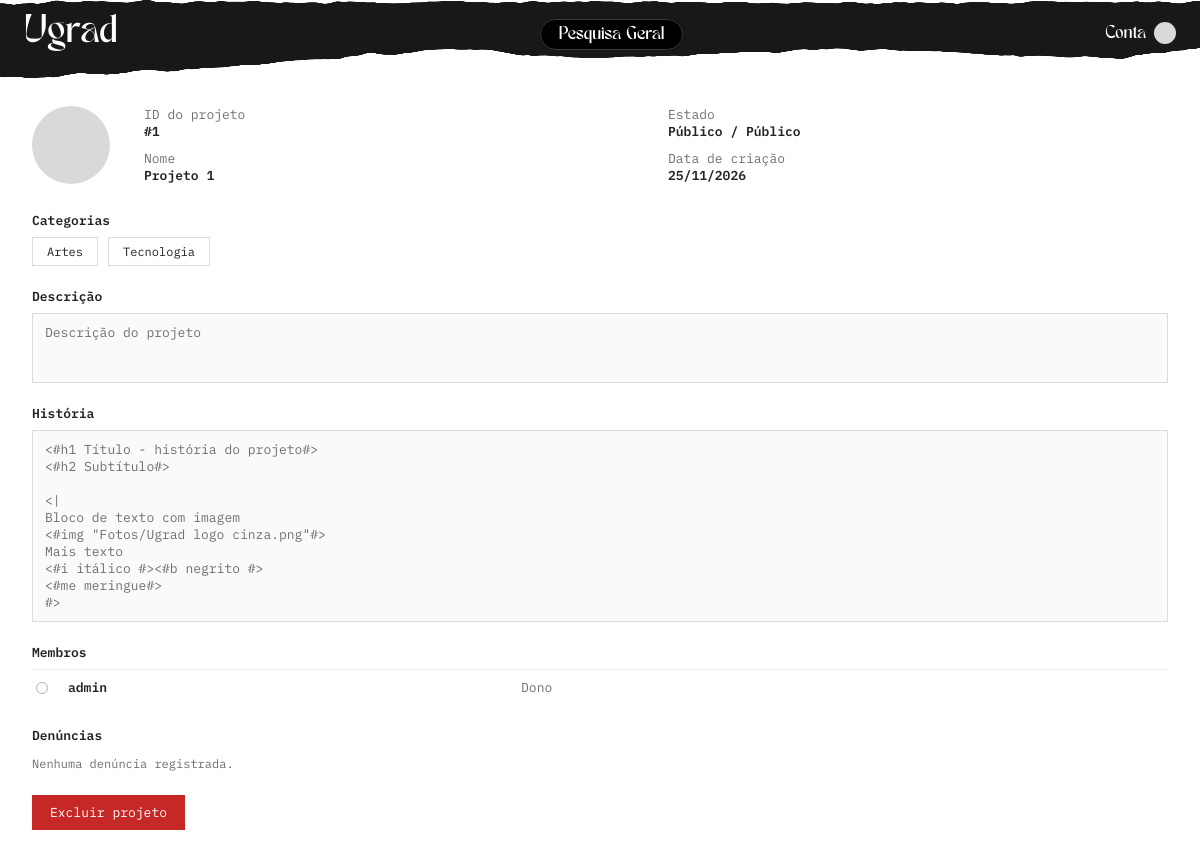
The page /admin/arq_05.php?id=1 (signed in) on the database its author committed.
### tables this page shows
CREATE TABLE projetos(
  id int PRIMARY KEY AUTO_INCREMENT,
  nome varchar(30) NOT NULL,
  estado int NOT NULL,
  data_criacao timestamp DEFAULT CURRENT_TIMESTAMP,
  FOREIGN KEY (estado) REFERENCES proj_estado(id),
  img longblob
);

CREATE TABLE proj_estado(
  id int PRIMARY KEY AUTO_INCREMENT,
  nome varchar(25)
);

CREATE TABLE categorias(
  id int PRIMARY KEY AUTO_INCREMENT,
  nome varchar(25)
);

CREATE TABLE proj_dados(
  id_projeto int PRIMARY KEY NOT NULL,
  FOREIGN KEY (id_projeto) REFERENCES projetos(id),
  descricao text,
  historia text
);

CREATE TABLE usuarios(
  id int PRIMARY KEY AUTO_INCREMENT,
  nome varchar(64),
  email varchar(128) unique NOT NULL,
  senha varchar(128) NOT NULL,
  descricao varchar(1000),
  tipo int NOT NULL,
  ativada boolean DEFAULT TRUE,
  imagem_perfil longblob,
  data_criacao timestamp DEFAULT CURRENT_TIMESTAMP,
  FOREIGN KEY (tipo) REFERENCES tipos_usuario (id)
);

CREATE TABLE proj_membros_status(
  id INT PRIMARY KEY AUTO_INCREMENT,
  nome varchar(20) NOT NULL
);

### admin/arq_05.php (called while the page is built, shortened)
<?php
require __DIR__ . '/includes/mod_01.php';
require __DIR__ . '/includes/mod_02.php';
$id = (int)($_GET['id'] ?? 0);
$projeto = find_projeto($id);
$categorias = categorias_do_projeto($id);
$membros = membros_do_projeto($id);
$reportagens = reportagens_do_projeto($id);
require __DIR__ . '/includes/mod_04.php';
require __DIR__ . '/includes/mod_07.php';
require __DIR__ . '/includes/mod_05.php';

### admin/includes/mod_02.php (called while the page is built, shortened)
<?php
function estado_label(string $nome): string {
    $labels = [
        'PRIVADO_PRIVADO' => 'Privado / Privado',
        'PUBLICO_PRIVADO' => 'Público / Privado',
        'PUBLICO_PUBLICO' => 'Público / Público',
        'EM_REVISAO' => 'Em revisão',
    ];
    return $labels[$nome] ?? ucfirst(strtolower(str_replace('_', ' ', $nome)));
}
function membro_status_label(string $nome): string {
    $labels = [
        'DONO' => 'Dono',
        'MEMBRO' => 'Membro',
        'CONVITE_PENDENTE' => 'Convite pendente',
    ];
    return $labels[$nome] ?? ucfirst(strtolower(str_replace('_', ' ', $nome)));
}
function formatar_data(?string $timestamp): string {
    $t = strtotime($timestamp);
    return $t ? date('d/m/Y', $t) : '—';
}
function avatar_data_uri(?string $blob): ?string {
    if (!$blob) return null;
    $finfo = new finfo(FILEINFO_MIME_TYPE);
    $mime = $finfo->buffer($blob) ?: 'image/jpeg';
    return 'data:' . $mime . ';base64,' . base64_encode($blob);
}
function find_projeto(int $id): ?array {
    global $pdo;
    $stmt = $pdo->prepare('SELECT p.id, p.nome, p.data_criacao, p.img,
                                  pe.nome AS estado_nome, pd.descricao, pd.historia
                            FROM projetos p
                            JOIN proj_estado pe ON pe.id = p.estado
                            LEFT JOIN proj_dados pd ON pd.id_projeto = p.id
                            WHERE p.id = ?');
    $stmt->execute([$id]);
    $row = $stmt->fetch();
    return $row ?: null;
}
function categorias_do_projeto(int $projetoId): array {
    global $pdo;
    $stmt = $pdo->prepare('SELECT c.id, c.nome
                            FROM proj_categorias pc
                            JOIN categorias c ON c.id = pc.id_categoria
                            WHERE pc.id_projeto = ?
                            ORDER BY c.nome');
    $stmt->execute([$projetoId]);
    return $stmt->fetchAll();
}
function membros_do_projeto(int $projetoId): array {
    global $pdo;
    $stmt = $pdo->prepare('SELECT u.id, u.nome, st.nome AS status_nome
                            FROM proj_membros pm
                            JOIN usuarios u ON u.id = pm.id_convidado
                            JOIN proj_membros_status st ON st.id = pm.status_membro
                            WHERE pm.id_projeto = ?
                            ORDER BY st.id, u.nome');
    $stmt->execute([$projetoId]);
    return $stmt->fetchAll();
}

### admin/includes/mod_07.php (the view, shortened to what this page needs)
<?php
$foto = avatar_data_uri($projeto['img'] ?? null);
?>
<div class="detail-grid">
  <?php if ($foto): ?>
    <div class="detail-avatar" aria-hidden="true" style="background-image:url('<?= $foto ?>');background-size:cover;background-position:center;"></div>
  <?php else: ?>
    <div class="detail-avatar" aria-hidden="true"></div>
  <?php endif; ?>
  <div class="detail-fields">
    <div>
      <div class="field-label">ID do projeto</div>
      <div class="field-value">#<?= $projeto['id'] ?></div>
    </div>
    <div>
      <div class="field-label">Estado</div>
      <div class="field-value"><?= htmlspecialchars(estado_label($projeto['estado_nome'])) ?></div>
    </div>
    <div>
      <div class="field-label">Nome</div>
      <div class="field-value"><?= htmlspecialchars($projeto['nome']) ?></div>
    </div>
    <div>
      <div class="field-label">Data de criação</div>
      <div class="field-value"><?= htmlspecialchars(formatar_data($projeto['data_criacao'])) ?></div>
    </div>
  </div>
</div>
<div class="block">
  <h2>Categorias</h2>
  <div class="chip-row">
    <?php foreach ($categorias as $c): ?>
      <span class="chip"><?= htmlspecialchars($c['nome']) ?></span>
    <?php endforeach; ?>
  </div>
</div>
<div class="block">
  <h2>Descrição</h2>
  <div class="desc-box"><?= nl2br(htmlspecialchars($projeto['descricao'] ?: 'Sem descrição.')) ?></div>
</div>
<div class="block">
  <h2>História</h2>
  <div class="desc-box"><?= nl2br(htmlspecialchars($projeto['historia'] ?: 'Sem história.')) ?></div>
</div>
<div class="block">
  <h2>Membros</h2>
  <?php foreach ($membros as $m): ?>
    <div class="user-row">
      <span class="radio" aria-hidden="true"></span>
      <a class="user-name detail-trigger" href="arq_02.php?id=<?= $m['id'] ?>" data-id="<?= $m['id'] ?>" data-type="usuario"><?= htmlspecialchars($m['nome']) ?></a>
      <span class="dim"><?= htmlspecialchars(membro_status_label($m['status_nome'])) ?></span>
    </div>
  <?php endforeach; ?>
</div>
<div class="block">
  <h2>
    Denúncias
  </h2>
  <?php if (empty($reportagens)): ?>
    <p class="dim" style="font-size:var(--fs-sm);">Nenhuma denúncia registrada.</p>
  <?php endif; ?>
</div>
<div class="actions-row">
  <form method="post" action="arq_05.php?id=<?= $projeto['id'] ?>" class="ajax-action-form" data-confirm="Excluir este projeto? Imagens, comentários, membros e categorias dele também serão apagados. Essa ação não pode ser desfeita.">
    <button type="submit" class="btn btn-danger">Excluir projeto</button>
  </form>
</div>

### admin/css/painel_estilo.css (style rules this page uses)
:root { --black: #17181a; --near-black: #222325; --grey-bg: #9a9a9a; --card-bg: #ffffff; --border: #dcdcdc; --text: #232323; --text-muted: #6f6f6f; --red: #c62828; --red-dark: #a11f1f; --green: #2e7d32; --radius: 0; --font: 'IBM Plex Mono', 'Courier New', monospace; --soft-bg: #fafafa; --avatar-bg: #d9d9d9; --row-selected-bg: #f4f4f4; --fs-2xs: 10px; --fs-xs: 11px; --fs-sm: 12px; --fs-base: 13px; --fs-md: 14px; --fs-lg: 16px; --fs-xl: 18px; --fw-regular: 400; --fw-semibold: 600; }
* { box-sizing: border-box; }
button, input, textarea, select { font-family: inherit; }
body { margin: 0; font-family: var(--font); background: var(--grey-bg); color: var(--text); min-height: 100vh; transition: background-color .15s ease, color .15s ease; }
a { color: inherit; text-decoration: none; }
.user-row { display: grid; grid-template-columns: 22px 1.4fr 1fr 1fr; align-items: center; gap: 10px; padding: 9px 4px; font-size: var(--fs-base); border-top: 1px solid #eee; }
.user-row .radio { width: 12px; height: 12px; border-radius: 50%; border: 1px solid #b5b5b5; display: inline-block; }
.user-row a.user-name { font-weight: var(--fw-semibold); }
.user-row span.dim { color: var(--text-muted); }
.detail-grid { display: grid; grid-template-columns: 90px 1fr; gap: 22px; margin-bottom: 22px; }
.detail-avatar { width: 78px; height: 78px; border-radius: 50%; background: var(--avatar-bg); }
.detail-fields { display: grid; grid-template-columns: 1fr 1fr; gap: 4px 24px; font-size: var(--fs-base); }
.detail-fields .field-label { color: var(--text-muted); }
.detail-fields .field-value { font-weight: var(--fw-semibold); margin-bottom: 6px; }
.block { margin-bottom: 22px; }
.block h2 { font-size: var(--fs-base); font-weight: var(--fw-semibold); text-transform: none; margin: 0 0 8px; display: flex; align-items: center; gap: 6px; }
.desc-box { border: 1px solid var(--border); border-radius: var(--radius); min-height: 70px; padding: 10px 12px; font-size: var(--fs-base); color: var(--text-muted); background: var(--soft-bg); }
.chip-row { display: flex; gap: 10px; flex-wrap: wrap; }
.chip { border: 1px solid var(--border); border-radius: var(--radius); padding: 6px 14px; font-size: var(--fs-sm); }
.actions-row { display: flex; gap: 10px; flex-wrap: wrap; margin-top: 24px; }
.btn { border: none; border-radius: var(--radius); padding: 9px 18px; font-size: var(--fs-base); cursor: pointer; }
.btn-danger { background: var(--red); color: #fff; }
.dim { color: var(--text-muted); }

### rows shown on the page
projetos: id "1", estado.nome "Público / Público", nome "Projeto 1", data_criacao "25/11/2026", proj_dados.descricao "Descrição do projeto", proj_dados.historia "<#h1 Título - história do projeto#> <#h2 Subtítulo#> <| Bloco de texto com imagem <#img \"Fotos/Ugrad logo cinza.png\"#> Mais texto <#i itálico #><#b negrito #> <#me meringue#> #>"
categorias: nome "Artes"
categorias: nome "Tecnologia"
usuarios: nome "admin", proj_membros_status.nome "Dono"
